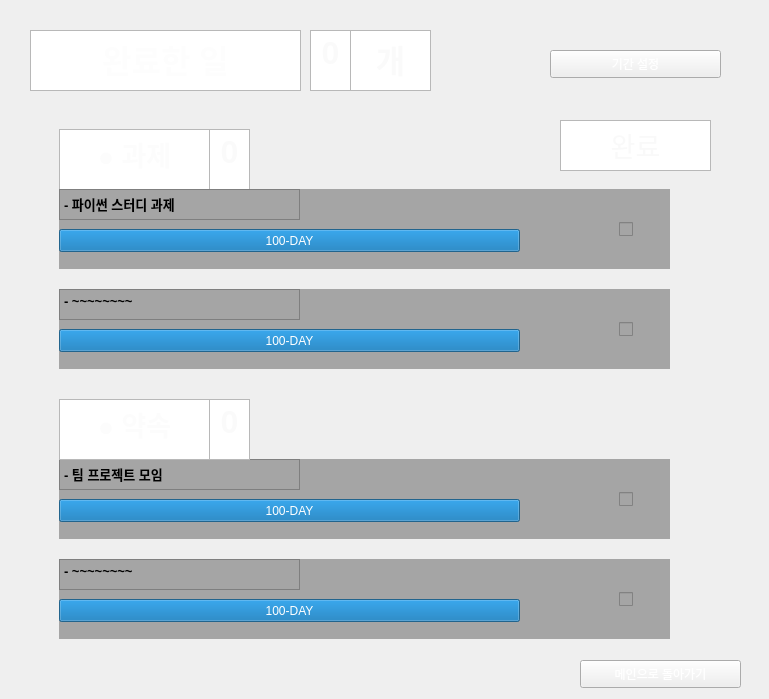
        <widget class="QWidget" name="scrollAreaWidgetContents_2">
         <property name="geometry">
          <rect>
           <x>0</x>
           <y>0</y>
           <width>769</width>
           <height>699</height>
          </rect>
         </property>
         <widget class="QTextEdit" name="textEdit_13">
          <property name="geometry">
           <rect>
            <x>350</x>
            <y>30</y>
            <width>81</width>
            <height>61</height>
           </rect>
          </property>
          <property name="html">
           <string>&lt;!DOCTYPE HTML PUBLIC &quot;-//W3C//DTD HTML 4.0//EN&quot; &quot;http://www.w3.org/TR/REC-html40/strict.dtd&quot;&gt;
&lt;html&gt;&lt;head&gt;&lt;meta name=&quot;qrichtext&quot; content=&quot;1&quot; /&gt;&lt;style type=&quot;text/css&quot;&gt;
p, li { white-space: pre-wrap; }
&lt;/style&gt;&lt;/head&gt;&lt;body style=&quot; font-family:'Gulim'; font-size:9pt; font-weight:400; font-style:normal;&quot;&gt;
&lt;p align=&quot;center&quot; style=&quot; margin-top:0px; margin-bottom:0px; margin-left:0px; margin-right:0px; -qt-block-indent:0; text-indent:0px;&quot;&gt;&lt;span style=&quot; font-size:24pt; font-weight:600; color:#fafafa;&quot;&gt;개&lt;/span&gt;&lt;/p&gt;&lt;/body&gt;&lt;/html&gt;</string>
          </property>
         </widget>
         <widget class="QTextEdit" name="textEdit_14">
          <property name="geometry">
           <rect>
            <x>310</x>
            <y>30</y>
            <width>41</width>
            <height>61</height>
           </rect>
          </property>
          <property name="html">
           <string>&lt;!DOCTYPE HTML PUBLIC &quot;-//W3C//DTD HTML 4.0//EN&quot; &quot;http://www.w3.org/TR/REC-html40/strict.dtd&quot;&gt;
&lt;html&gt;&lt;head&gt;&lt;meta name=&quot;qrichtext&quot; content=&quot;1&quot; /&gt;&lt;style type=&quot;text/css&quot;&gt;
p, li { white-space: pre-wrap; }
&lt;/style&gt;&lt;/head&gt;&lt;body style=&quot; font-family:'Gulim'; font-size:9pt; font-weight:400; font-style:normal;&quot;&gt;
&lt;p align=&quot;center&quot; style=&quot; margin-top:0px; margin-bottom:0px; margin-left:0px; margin-right:0px; -qt-block-indent:0; text-indent:0px;&quot;&gt;&lt;span style=&quot; font-size:24pt; font-weight:600; color:#fafafa;&quot;&gt;0&lt;/span&gt;&lt;/p&gt;&lt;/body&gt;&lt;/html&gt;</string>
          </property>
         </widget>
         <widget class="QTextEdit" name="textEdit_15">
          <property name="geometry">
           <rect>
            <x>30</x>
            <y>30</y>
            <width>271</width>
            <height>61</height>
           </rect>
          </property>
          <property name="html">
           <string>&lt;!DOCTYPE HTML PUBLIC &quot;-//W3C//DTD HTML 4.0//EN&quot; &quot;http://www.w3.org/TR/REC-html40/strict.dtd&quot;&gt;
&lt;html&gt;&lt;head&gt;&lt;meta name=&quot;qrichtext&quot; content=&quot;1&quot; /&gt;&lt;style type=&quot;text/css&quot;&gt;
p, li { white-space: pre-wrap; }
&lt;/style&gt;&lt;/head&gt;&lt;body style=&quot; font-family:'Gulim'; font-size:9pt; font-weight:400; font-style:normal;&quot;&gt;
&lt;p align=&quot;center&quot; style=&quot; margin-top:0px; margin-bottom:0px; margin-left:0px; margin-right:0px; -qt-block-indent:0; text-indent:0px;&quot;&gt;&lt;span style=&quot; font-size:24pt; font-weight:600; color:#fdfdfd;&quot;&gt;완료한 일&lt;/span&gt;&lt;/p&gt;&lt;/body&gt;&lt;/html&gt;</string>
          </property>
         </widget>
         <widget class="QTextEdit" name="textEdit_16">
          <property name="geometry">
           <rect>
            <x>560</x>
            <y>120</y>
            <width>151</width>
            <height>51</height>
           </rect>
          </property>
          <property name="html">
           <string>&lt;!DOCTYPE HTML PUBLIC &quot;-//W3C//DTD HTML 4.0//EN&quot; &quot;http://www.w3.org/TR/REC-html40/strict.dtd&quot;&gt;
&lt;html&gt;&lt;head&gt;&lt;meta name=&quot;qrichtext&quot; content=&quot;1&quot; /&gt;&lt;style type=&quot;text/css&quot;&gt;
p, li { white-space: pre-wrap; }
&lt;/style&gt;&lt;/head&gt;&lt;body style=&quot; font-family:'Gulim'; font-size:9pt; font-weight:400; font-style:normal;&quot;&gt;
&lt;p align=&quot;center&quot; style=&quot; margin-top:0px; margin-bottom:0px; margin-left:0px; margin-right:0px; -qt-block-indent:0; text-indent:0px;&quot;&gt;&lt;span style=&quot; font-size:20pt; color:#f9f9f9;&quot;&gt;완료&lt;/span&gt;&lt;/p&gt;&lt;/body&gt;&lt;/html&gt;</string>
          </property>
         </widget>
         <widget class="QWidget" name="widget_5" native="true">
          <property name="geometry">
           <rect>
            <x>59</x>
            <y>459</y>
            <width>611</width>
            <height>80</height>
           </rect>
          </property>
          <property name="styleSheet">
           <string notr="true">background : rgb(165, 165, 165)</string>
          </property>
          <widget class="QCheckBox" name="checkBox_5">
           <property name="geometry">
            <rect>
             <x>560</x>
             <y>10</y>
             <width>41</width>
             <height>61</height>
            </rect>
           </property>
           <property name="text">
            <string/>
           </property>
          </widget>
          <widget class="QTextEdit" name="textEdit_17">
           <property name="geometry">
            <rect>
             <x>0</x>
             <y>0</y>
             <width>241</width>
             <height>31</height>
            </rect>
           </property>
           <property name="html">
            <string>&lt;!DOCTYPE HTML PUBLIC &quot;-//W3C//DTD HTML 4.0//EN&quot; &quot;http://www.w3.org/TR/REC-html40/strict.dtd&quot;&gt;
&lt;html&gt;&lt;head&gt;&lt;meta name=&quot;qrichtext&quot; content=&quot;1&quot; /&gt;&lt;style type=&quot;text/css&quot;&gt;
p, li { white-space: pre-wrap; }
&lt;/style&gt;&lt;/head&gt;&lt;body style=&quot; font-family:'Gulim'; font-size:9pt; font-weight:400; font-style:normal;&quot;&gt;
&lt;p style=&quot; margin-top:0px; margin-bottom:0px; margin-left:0px; margin-right:0px; -qt-block-indent:0; text-indent:0px;&quot;&gt;&lt;span style=&quot; font-size:10pt; font-weight:600;&quot;&gt;- 팀 프로젝트 모임&lt;/span&gt;&lt;/p&gt;&lt;/body&gt;&lt;/html&gt;</string>
           </property>
          </widget>
          <widget class="QProgressBar" name="progressBar_5">
           <property name="geometry">
            <rect>
             <x>0</x>
             <y>40</y>
             <width>461</width>
             <height>23</height>
            </rect>
           </property>
           <property name="value">
            <number>100</number>
           </property>
           <property name="textVisible">
            <bool>true</bool>
           </property>
           <property name="format">
            <string>%p-DAY</string>
           </property>
          </widget>
         </widget>
         <widget class="QTextEdit" name="textEdit_18">
          <property name="geometry">
           <rect>
            <x>209</x>
            <y>399</y>
            <width>41</width>
            <height>61</height>
           </rect>
          </property>
          <property name="html">
           <string>&lt;!DOCTYPE HTML PUBLIC &quot;-//W3C//DTD HTML 4.0//EN&quot; &quot;http://www.w3.org/TR/REC-html40/strict.dtd&quot;&gt;
&lt;html&gt;&lt;head&gt;&lt;meta name=&quot;qrichtext&quot; content=&quot;1&quot; /&gt;&lt;style type=&quot;text/css&quot;&gt;
p, li { white-space: pre-wrap; }
&lt;/style&gt;&lt;/head&gt;&lt;body style=&quot; font-family:'Gulim'; font-size:9pt; font-weight:400; font-style:normal;&quot;&gt;
&lt;p align=&quot;center&quot; style=&quot; margin-top:0px; margin-bottom:0px; margin-left:0px; margin-right:0px; -qt-block-indent:0; text-indent:0px;&quot;&gt;&lt;span style=&quot; font-size:24pt; font-weight:600; color:#fafafa;&quot;&gt;0&lt;/span&gt;&lt;/p&gt;&lt;/body&gt;&lt;/html&gt;</string>
          </property>
         </widget>
         <widget class="QTextEdit" name="textEdit_19">
          <property name="geometry">
           <rect>
            <x>59</x>
            <y>399</y>
            <width>151</width>
            <height>61</height>
           </rect>
          </property>
          <property name="html">
           <string>&lt;!DOCTYPE HTML PUBLIC &quot;-//W3C//DTD HTML 4.0//EN&quot; &quot;http://www.w3.org/TR/REC-html40/strict.dtd&quot;&gt;
&lt;html&gt;&lt;head&gt;&lt;meta name=&quot;qrichtext&quot; content=&quot;1&quot; /&gt;&lt;style type=&quot;text/css&quot;&gt;
p, li { white-space: pre-wrap; }
&lt;/style&gt;&lt;/head&gt;&lt;body style=&quot; font-family:'Gulim'; font-size:9pt; font-weight:400; font-style:normal;&quot;&gt;
&lt;p align=&quot;center&quot; style=&quot; margin-top:0px; margin-bottom:0px; margin-left:0px; margin-right:0px; -qt-block-indent:0; text-indent:0px;&quot;&gt;&lt;span style=&quot; font-size:20pt; font-weight:600; color:#fcfcfc;&quot;&gt;● 약속&lt;/span&gt;&lt;/p&gt;&lt;/body&gt;&lt;/html&gt;</string>
          </property>
         </widget>
         <widget class="QTextEdit" name="textEdit_20">
          <property name="geometry">
           <rect>
            <x>59</x>
            <y>129</y>
            <width>151</width>
            <height>61</height>
           </rect>
          </property>
          <property name="html">
           <string>&lt;!DOCTYPE HTML PUBLIC &quot;-//W3C//DTD HTML 4.0//EN&quot; &quot;http://www.w3.org/TR/REC-html40/strict.dtd&quot;&gt;
&lt;html&gt;&lt;head&gt;&lt;meta name=&quot;qrichtext&quot; content=&quot;1&quot; /&gt;&lt;style type=&quot;text/css&quot;&gt;
p, li { white-space: pre-wrap; }
&lt;/style&gt;&lt;/head&gt;&lt;body style=&quot; font-family:'Gulim'; font-size:9pt; font-weight:400; font-style:normal;&quot;&gt;
&lt;p align=&quot;center&quot; style=&quot; margin-top:0px; margin-bottom:0px; margin-left:0px; margin-right:0px; -qt-block-indent:0; text-indent:0px;&quot;&gt;&lt;span style=&quot; font-size:20pt; font-weight:600; color:#fcfcfc;&quot;&gt;● 과제&lt;/span&gt;&lt;/p&gt;&lt;/body&gt;&lt;/html&gt;</string>
          </property>
         </widget>
         <widget class="QTextEdit" name="textEdit_21">
          <property name="geometry">
           <rect>
            <x>209</x>
            <y>129</y>
            <width>41</width>
            <height>61</height>
           </rect>
          </property>
          <property name="html">
           <string>&lt;!DOCTYPE HTML PUBLIC &quot;-//W3C//DTD HTML 4.0//EN&quot; &quot;http://www.w3.org/TR/REC-html40/strict.dtd&quot;&gt;
&lt;html&gt;&lt;head&gt;&lt;meta name=&quot;qrichtext&quot; content=&quot;1&quot; /&gt;&lt;style type=&quot;text/css&quot;&gt;
p, li { white-space: pre-wrap; }
&lt;/style&gt;&lt;/head&gt;&lt;body style=&quot; font-family:'Gulim'; font-size:9pt; font-weight:400; font-style:normal;&quot;&gt;
&lt;p align=&quot;center&quot; style=&quot; margin-top:0px; margin-bottom:0px; margin-left:0px; margin-right:0px; -qt-block-indent:0; text-indent:0px;&quot;&gt;&lt;span style=&quot; font-size:24pt; font-weight:600; color:#fafafa;&quot;&gt;0&lt;/span&gt;&lt;/p&gt;&lt;/body&gt;&lt;/html&gt;</string>
          </property>
         </widget>
         <widget class="QWidget" name="widget_6" native="true">
          <property name="geometry">
           <rect>
            <x>59</x>
            <y>189</y>
            <width>611</width>
            <height>80</height>
           </rect>
          </property>
          <property name="styleSheet">
           <string notr="true">background : rgb(165, 165, 165)</string>
          </property>
          <widget class="QCheckBox" name="checkBox_6">
           <property name="geometry">
            <rect>
             <x>560</x>
             <y>10</y>
             <width>41</width>
             <height>61</height>
            </rect>
           </property>
           <property name="text">
            <string/>
           </property>
          </widget>
          <widget class="QTextEdit" name="textEdit_22">
           <property name="geometry">
            <rect>
             <x>0</x>
             <y>0</y>
             <width>241</width>
             <height>31</height>
            </rect>
           </property>
           <property name="html">
            <string>&lt;!DOCTYPE HTML PUBLIC &quot;-//W3C//DTD HTML 4.0//EN&quot; &quot;http://www.w3.org/TR/REC-html40/strict.dtd&quot;&gt;
&lt;html&gt;&lt;head&gt;&lt;meta name=&quot;qrichtext&quot; content=&quot;1&quot; /&gt;&lt;style type=&quot;text/css&quot;&gt;
p, li { white-space: pre-wrap; }
&lt;/style&gt;&lt;/head&gt;&lt;body style=&quot; font-family:'Gulim'; font-size:9pt; font-weight:400; font-style:normal;&quot;&gt;
&lt;p style=&quot; margin-top:0px; margin-bottom:0px; margin-left:0px; margin-right:0px; -qt-block-indent:0; text-indent:0px;&quot;&gt;&lt;span style=&quot; font-size:10pt; font-weight:600;&quot;&gt;- 파이썬 스터디 과제&lt;/span&gt;&lt;/p&gt;&lt;/body&gt;&lt;/html&gt;</string>
           </property>
          </widget>
          <widget class="QProgressBar" name="progressBar_6">
           <property name="geometry">
            <rect>
             <x>0</x>
             <y>40</y>
             <width>461</width>
             <height>23</height>
            </rect>
           </property>
           <property name="value">
            <number>100</number>
           </property>
           <property name="textVisible">
            <bool>true</bool>
           </property>
           <property name="format">
            <string>%p-DAY</string>
           </property>
          </widget>
         </widget>
         <widget class="QWidget" name="widget_7" native="true">
          <property name="geometry">
           <rect>
            <x>59</x>
            <y>559</y>
            <width>611</width>
            <height>80</height>
           </rect>
          </property>
          <property name="styleSheet">
           <string notr="true">background : rgb(165, 165, 165)</string>
          </property>
          <widget class="QCheckBox" name="checkBox_7">
           <property name="geometry">
            <rect>
             <x>560</x>
             <y>10</y>
             <width>41</width>
             <height>61</height>
            </rect>
           </property>
           <property name="text">
            <string/>
           </property>
          </widget>
          <widget class="QTextEdit" name="textEdit_23">
           <property name="geometry">
            <rect>
             <x>0</x>
             <y>0</y>
             <width>241</width>
             <height>31</height>
            </rect>
           </property>
           <property name="html">
            <string>&lt;!DOCTYPE HTML PUBLIC &quot;-//W3C//DTD HTML 4.0//EN&quot; &quot;http://www.w3.org/TR/REC-html40/strict.dtd&quot;&gt;
&lt;html&gt;&lt;head&gt;&lt;meta name=&quot;qrichtext&quot; content=&quot;1&quot; /&gt;&lt;style type=&quot;text/css&quot;&gt;
p, li { white-space: pre-wrap; }
&lt;/style&gt;&lt;/head&gt;&lt;body style=&quot; font-family:'Gulim'; font-size:9pt; font-weight:400; font-style:normal;&quot;&gt;
&lt;p style=&quot; margin-top:0px; margin-bottom:0px; margin-left:0px; margin-right:0px; -qt-block-indent:0; text-indent:0px;&quot;&gt;&lt;span style=&quot; font-size:10pt; font-weight:600;&quot;&gt;- ~~~~~~~~&lt;/span&gt;&lt;/p&gt;&lt;/body&gt;&lt;/html&gt;</string>
           </property>
          </widget>
          <widget class="QProgressBar" name="progressBar_7">
           <property name="geometry">
            <rect>
             <x>0</x>
             <y>40</y>
             <width>461</width>
             <height>23</height>
            </rect>
           </property>
           <property name="value">
            <number>100</number>
           </property>
           <property name="textVisible">
            <bool>true</bool>
           </property>
           <property name="format">
            <string>%p-DAY</string>
           </property>
          </widget>
         </widget>
         <widget class="QWidget" name="widget_8" native="true">
          <property name="geometry">
           <rect>
            <x>59</x>
            <y>289</y>
            <width>611</width>
            <height>80</height>
           </rect>
          </property>
          <property name="styleSheet">
           <string notr="true">background : rgb(165, 165, 165)</string>
          </property>
          <widget class="QCheckBox" name="checkBox_8">
           <property name="geometry">
            <rect>
             <x>560</x>
             <y>10</y>
             <width>41</width>
             <height>61</height>
            </rect>
           </property>
           <property name="text">
            <string/>
           </property>
          </widget>
          <widget class="QTextEdit" name="textEdit_24">
           <property name="geometry">
            <rect>
             <x>0</x>
             <y>0</y>
             <width>241</width>
             <height>31</height>
            </rect>
           </property>
           <property name="html">
            <string>&lt;!DOCTYPE HTML PUBLIC &quot;-//W3C//DTD HTML 4.0//EN&quot; &quot;http://www.w3.org/TR/REC-html40/strict.dtd&quot;&gt;
&lt;html&gt;&lt;head&gt;&lt;meta name=&quot;qrichtext&quot; content=&quot;1&quot; /&gt;&lt;style type=&quot;text/css&quot;&gt;
p, li { white-space: pre-wrap; }
&lt;/style&gt;&lt;/head&gt;&lt;body style=&quot; font-family:'Gulim'; font-size:9pt; font-weight:400; font-style:normal;&quot;&gt;
&lt;p style=&quot; margin-top:0px; margin-bottom:0px; margin-left:0px; margin-right:0px; -qt-block-indent:0; text-indent:0px;&quot;&gt;&lt;span style=&quot; font-size:10pt; font-weight:600;&quot;&gt;- ~~~~~~~~&lt;/span&gt;&lt;/p&gt;&lt;/body&gt;&lt;/html&gt;</string>
           </property>
          </widget>
          <widget class="QProgressBar" name="progressBar_8">
           <property name="geometry">
            <rect>
             <x>0</x>
             <y>40</y>
             <width>461</width>
             <height>23</height>
            </rect>
           </property>
           <property name="value">
            <number>100</number>
           </property>
           <property name="textVisible">
            <bool>true</bool>
           </property>
           <property name="format">
            <string>%p-DAY</string>
           </property>
          </widget>
         </widget>
         <widget class="QPushButton" name="pushButton_7">
          <property name="geometry">
           <rect>
            <x>550</x>
            <y>50</y>
            <width>171</width>
            <height>28</height>
           </rect>
          </property>
          <property name="styleSheet">
           <string notr="true">color : white</string>
          </property>
          <property name="text">
           <string>기간 설정</string>
          </property>
         </widget>
         <widget class="QPushButton" name="page3_toMain">
          <property name="geometry">
           <rect>
            <x>580</x>
            <y>660</y>
            <width>161</width>
            <height>28</height>
           </rect>
          </property>
          <property name="styleSheet">
           <string notr="true">color : white</string>
          </property>
          <property name="text">
           <string>메인으로 돌아가기</string>
          </property>
         </widget>
        </widget>
